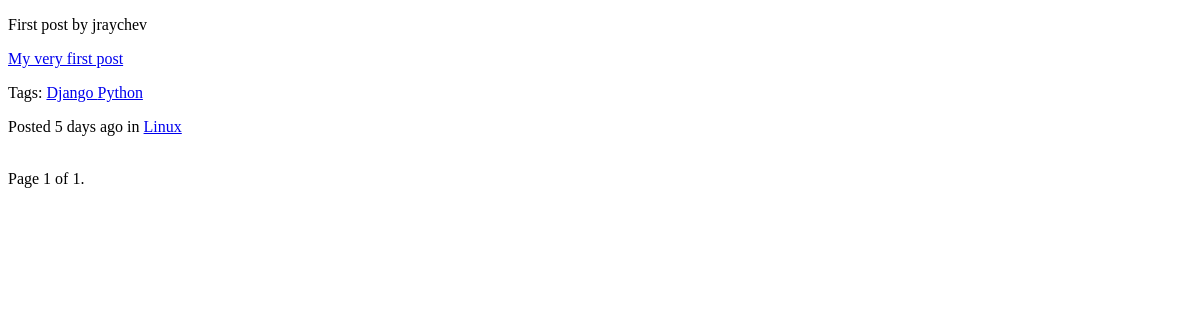
The app's page /posts/category/Linux/, older data.
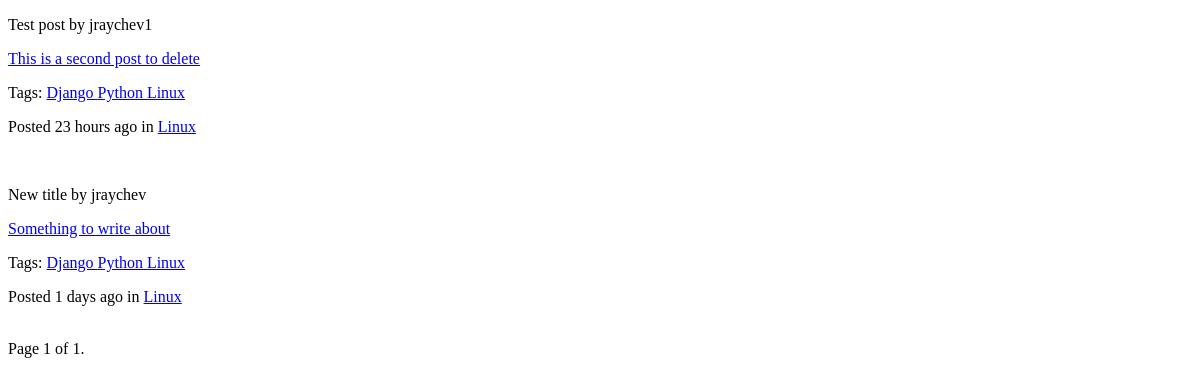
The same page, newer data.
### posts/models.py (models this page shows, shortened)
class Post(models.Model):
    title = models.CharField(max_length=100)
    content = models.TextField()
    header_image = models.ImageField(default='profile_default.jpg', upload_to='post_images')
    date_posted = models.DateTimeField(default=timezone.now)
    author = models.ForeignKey(CustomUser, on_delete=models.CASCADE, default=1)
    author_bio = models.CharField(max_length=200, default='default-bio')
    tags = models.ManyToManyField(Tag)
    category = models.ForeignKey(Category, on_delete=models.DO_NOTHING)
    status = models.IntegerField(choices=STATUS, default=0)
    @property
    def time_created_before(self):
        time_diff = timezone.now() - self.date_posted
        seconds = floor(time_diff.total_seconds())
        time_since_creation = 0
        if seconds < 3600:
            time_since_creation = str(seconds//60) + ' mins ago'
        elif seconds > 3600 and seconds < 86400:
            time_since_creation = str(seconds//3600) + ' hours ago'
        elif seconds > 8600 and seconds < 432000:
            time_since_creation = str(seconds//86000) + ' days ago'
        else:
            posted_on = str(self.date_posted.strftime('%b. %d'))
            time_since_creation = 'on ' + posted_on
        return time_since_creation
    class Meta:
        ordering = ['-date_posted']

class Tag(models.Model):
    name = models.CharField(max_length=20, unique=True)
    def __str__(self):
        return str(self.name)

class Category(models.Model):
    name = models.CharField(max_length=20, unique=True)
    def __str__(self):
        return str(self.name)

### accounts/models.py (models this page shows, shortened)
class CustomUser(AbstractUser):
    department = models.CharField(max_length=50)
    slug = models.SlugField(max_length=50)
    profile_image = models.ImageField(default='profile_default.jpg', upload_to='profile_images')
    def __str__(self):
        return self.username

### posts/views.py (the view)
# urls.py: path('category/<cat_name>/', CategoryView.as_view(), name='cat-view-cbv'), # CBV
class CategoryView(ListView):
    template_name = 'posts/posts_cat.html'
    context_object_name = 'posts_by_cat'
    paginate_by = _PAGINATE_BY
    def get_queryset(self):
        searched_cat = Category.objects.filter(name=self.kwargs['cat_name']).values_list('id', flat=True)
        print(searched_cat)
        cat_id = get_object_or_404(searched_cat)
        return Post.objects.filter(category=cat_id, status=0)

### templates/posts/posts_cat.html (shortened to what this page needs)
{% extends 'home/base.html' %}
{% block content %}
    {% for post in posts_by_cat %}
        <p> {{ post.title }} by {{ post.author }} </p>
        <p><a href = "{% url 'post-detail' post.id %}"> {{ post.content }} </a></p>
        <p> Tags:
            {% for tag in post.tags.all %}
                <a href = " {% url 'tag-view-cbv' tag.name %} "> {{ tag }}  </a>
        {% endfor %}
        </p>
       <p>Posted {{ post.time_created_before }} in
        <a href = " {% url 'cat-view-cbv' post.category %} "> {{ post.category }}  </a> </p>
    {% endfor %}
    <div class="pagination">
        <span class="step-links">
            <span class="current">
                Page {{ page_obj.number }} of {{ page_obj.paginator.num_pages }}.
            </span>
        </span>
    </div>
{% endblock %}

Row changes from the older to the newer data that the page shows:
removed Post: title "First post", author "jraychev", content "My very first post", time_created_before "5 days ago", category "Linux", Tag (name "Django"), Tag (name "Python")
added Post: title "Test post", author "jraychev1", content "This is a second post to delete", time_created_before "23 hours ago", category "Linux", Tag (name "Django"), Tag (name "Python")
now on this page (row unchanged): Tag: name "Linux"
added Post: title "New title", author "jraychev", content "Something to write about", time_created_before "1 days ago", category "Linux", Tag (name "Django"), Tag (name "Python")
